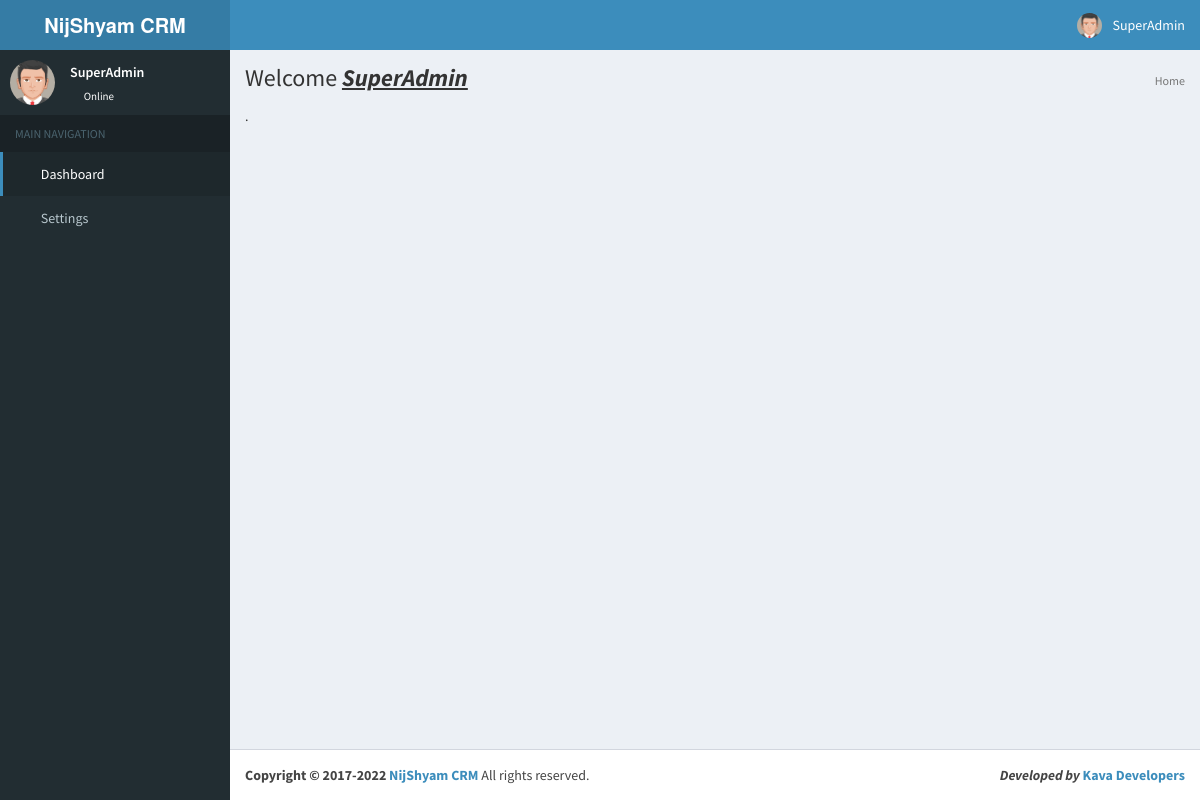
Screenshot of /site/index.php (signed in) with the database file from the repository.
### tables this page shows
CREATE TABLE IF NOT EXISTS `user` (
  `id` int(11) NOT NULL AUTO_INCREMENT,
  `user` varchar(200) NOT NULL,
  `email` varchar(200) DEFAULT NULL,
  `name` varchar(200) NOT NULL,
  `image` varchar(200) NOT NULL,
  `password` varchar(200) NOT NULL,
  `mobile` varchar(10) DEFAULT NULL,
  `auth` int(1) NOT NULL,
  `created_by` varchar(20) NOT NULL,
  `df` tinyint(1) NOT NULL DEFAULT '0',
  `c_id` varchar(200) DEFAULT NULL,
  PRIMARY KEY (`id`)
);

### site/query.php (called while the page is built, shortened)
<?php
include_once('config/config.php');
$user = $con->query("SELECT * FROM `user` WHERE id = '".$_SESSION['id']."'")->fetch_object();
?>

### site/index.php (the view, shortened to what this page needs)
<?php include_once('header.php'); ?>
<?php include_once('sidebar.php'); ?>
<div class="content-wrapper">
	<section class="content-header">
		<?php if($user->auth == 0){ ?>
		<h1>
			Welcome <b><u><i><?php echo $user->name;?></i></u></b>
		</h1>
	<?php }else{ ?>
		<h1>
			Dashboard
		</h1>
	<?php } ?>
		<ol class="breadcrumb">
	        <li class="active"><i class="fa fa-home"></i> Home</li>
      	</ol>
    </section>
    <section class="content">
		<?php if(isset($_SESSION['msg'])){ ?>
			<div class="alert alert-success" id="fade">
				<a href="#" class="close" data-dismiss="alert">&times;</a>
				<?php echo $_SESSION['msg']; ?>
			</div>
		<?php } unset($_SESSION['msg']);?>.
    </section>
</div>
<?php include_once('footer.php'); ?>

### site/header.php (shortened to what this page needs)
<?php include_once('config/config.php');
 include_once('query.php');
 include_once('function/active.php');
?>
<!DOCTYPE html>
<html>
<head>
  <link rel="stylesheet" href="bootstrap/css/bootstrap.min.css">
  <link rel="stylesheet" href="font/css/font-awesome.min.css">
  <link rel="stylesheet" href="inicons/css/ionicons.min.css">
  <link rel="stylesheet" href="dist/css/AdminLTE.min.css">
<link rel="stylesheet" href="build/select2.min.css">
  <link rel="stylesheet" href="dist/css/skins/_all-skins.min.css">
  <link rel="stylesheet" href="plugins/iCheck/flat/blue.css">
  <link rel="stylesheet" href="plugins/jQueryUI/jquery-ui.min.css">
  <link rel="stylesheet" href="plugins/jvectormap/jquery-jvectormap-1.2.2.css">
  <link rel="stylesheet" href="plugins/datepicker/datepicker3.css">
  <link rel="stylesheet" href="plugins/daterangepicker/daterangepicker.css">
  <link rel="stylesheet" href="plugins/bootstrap-wysihtml5/bootstrap3-wysihtml5.min.css">
  <link rel="stylesheet" href="js/datatables.net/css/dataTables.bootstrap.min.css">
  <link rel="stylesheet" href="js/datatables.net/css/dataTables.tableTools.min.css">
</head>
<body class="hold-transition skin-blue sidebar-mini">
<div class="wrapper">
  <header class="main-header">
    <a href="" class="logo">
      <span class="logo-lg"><b><?php if($user->auth == '0'){ echo company; } else { echo get_company($con,$user->c_id); } ?></b> </span>
    </a>
    <nav class="navbar navbar-static-top">
       <a href="#" class="sidebar-toggle" data-toggle="offcanvas" role="button">
      </a>
      <div class="navbar-custom-menu">
        <ul class="nav navbar-nav">
				 <li>
            <a href="" title="Refresh Page" ><i class="fa fa-refresh"></i></a>
          </li>
				  <li>
            <a href="../lock_make.php" title="Lock" ><i class="fa fa-lock"></i></a>
          </li>
          <li class="dropdown user user-menu">
            <a href="#" class="dropdown-toggle" data-toggle="dropdown">
              <img src="<?php echo $user->image; ?>" class="user-image" alt="User Image">
              <span class="hidden-xs"><?php echo $user->name; ?></span>
            </a>
          </li>
        </ul>
      </div>
    </nav>
  </header>

### site/sidebar.php (shortened to what this page needs)
<aside class="main-sidebar">
    <section class="sidebar">
      <div class="user-panel">
        <div class="pull-left image">
          <img src="<?php echo $user->image; ?>" class="img-circle" alt="User Image">
        </div>
        <div class="pull-left info">
          <p><?php echo $user->name; ?></p>
          <a href="#"><i class="fa fa-circle text-success"></i> Online</a>
        </div>
      </div>
      <ul class="sidebar-menu">
        <li class="header">MAIN NAVIGATION</li>
		<li class='<?php menu(array("index.php")); ?>'><a href="index.php"><i class="fa fa-dashboard"></i> <span>Dashboard</span></a></li>
		<?php if($user->auth != '2'){ ?>
			<li class="treeview ">
			  <a href="#">
				<i class="fa fa-gears"></i> <span>Settings</span>
				<span class="pull-right-container">
				  <i class="fa fa-angle-left pull-right"></i>
				</span>
			  </a>
			</li>
		<?php } ?>
      </ul>
    </section>
  </aside>

### rows the page displays
user: image (picture), name "SuperAdmin"

### other values shown
company "NijShyam CRM"
